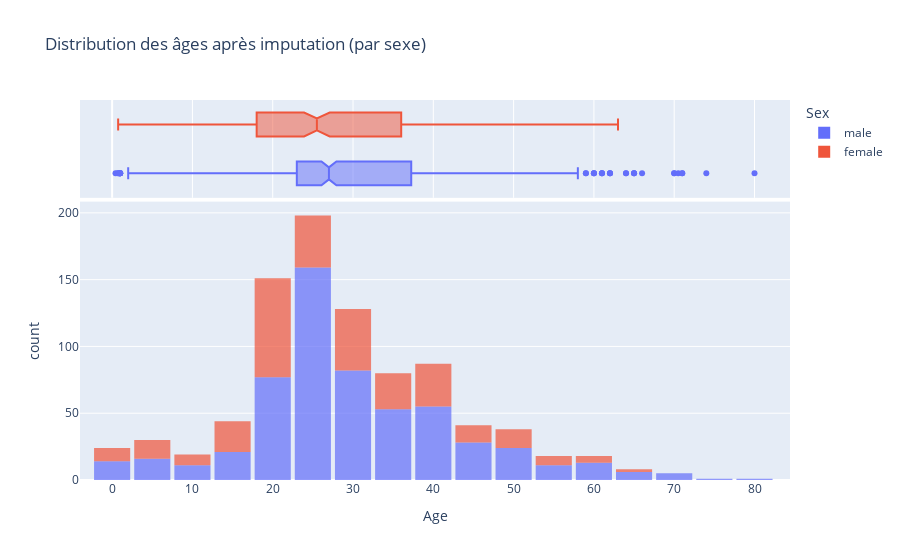

Notebook code cell kept with this figure:
### Markdown cell above
Histogramme de la répartition des passagers en fonction de leur âge et sexe

### Code cell
import plotly.express as px

# Histogramme interactif de la distribution des âges
fig = px.histogram(
    train,
    x="Age",
    color="Sex",
    nbins=30,
    marginal="box",   # ou "violin" ou "rug" pour ajouter un petit résumé
    title="Distribution des âges après imputation (par sexe)",
    opacity=0.7
)

fig.update_layout(bargap=0.1)
fig.show()

### Figure 1 — Plotly figure (JSON) as saved in the notebook; plotly's stock layout.template omitted (floating-point values rounded to 4 significant figures; data arrays with more than 128 entries replaced by an {"elided": "..."} marker saying what was removed)
{"data": [{"bingroup": "x", "hovertemplate": "Sex=male<br>Age=%{x}<br>count=%{y}<extra></extra>", "legendgroup": "male", "marker": {"color": "#636efa", "opacity": 0.7, "pattern": {"shape": ""}}, "name": "male", "nbinsx": 30, "orientation": "v", "showlegend": true, "type": "histogram", "x": {"elided": "577 float values"}, "xaxis": "x", "yaxis": "y"}, {"hovertemplate": "Sex=male<br>Age=%{x}<extra></extra>", "legendgroup": "male", "marker": {"color": "#636efa"}, "name": "male", "notched": true, "showlegend": false, "type": "box", "x": {"elided": "577 float values"}, "xaxis": "x2", "yaxis": "y2"}, {"bingroup": "x", "hovertemplate": "Sex=female<br>Age=%{x}<br>count=%{y}<extra></extra>", "legendgroup": "female", "marker": {"color": "#EF553B", "opacity": 0.7, "pattern": {"shape": ""}}, "name": "female", "nbinsx": 30, "orientation": "v", "showlegend": true, "type": "histogram", "x": {"elided": "314 float values"}, "xaxis": "x", "yaxis": "y"}, {"hovertemplate": "Sex=female<br>Age=%{x}<extra></extra>", "legendgroup": "female", "marker": {"color": "#EF553B"}, "name": "female", "notched": true, "showlegend": false, "type": "box", "x": {"elided": "314 float values"}, "xaxis": "x2", "yaxis": "y2"}], "layout": {"bargap": 0.1, "barmode": "relative", "legend": {"title": {"text": "Sex"}, "tracegroupgap": 0}, "title": {"text": "Distribution des âges après imputation (par sexe)"}, "xaxis": {"anchor": "y", "domain": [0, 1], "title": {"text": "Age"}}, "xaxis2": {"anchor": "y2", "domain": [0, 1], "matches": "x", "showgrid": true, "showticklabels": false}, "yaxis": {"anchor": "x", "domain": [0, 0.7326], "title": {"text": "count"}}, "yaxis2": {"anchor": "x2", "domain": [0.7426, 1], "matches": "y2", "showgrid": false, "showline": false, "showticklabels": false, "ticks": ""}}}
